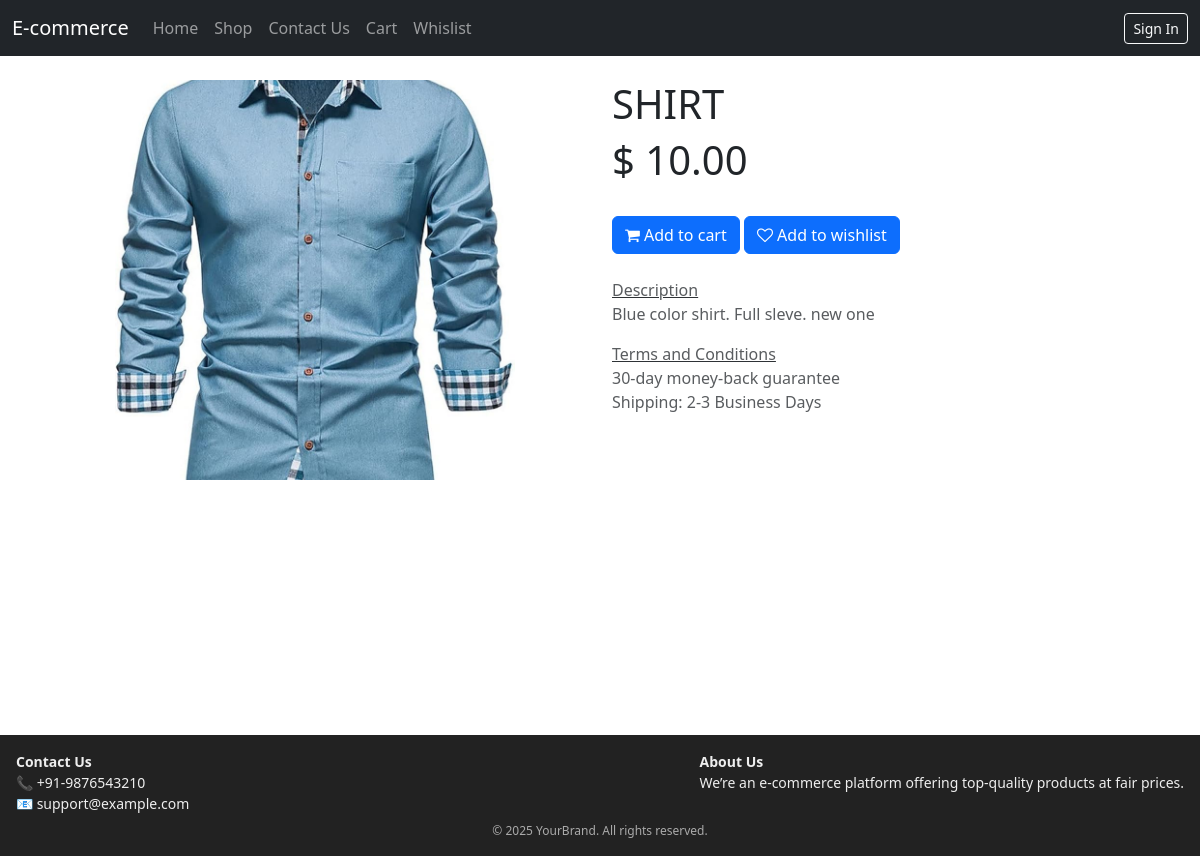
/shop/productDetail/1, run on an earlier commit of the app's database.
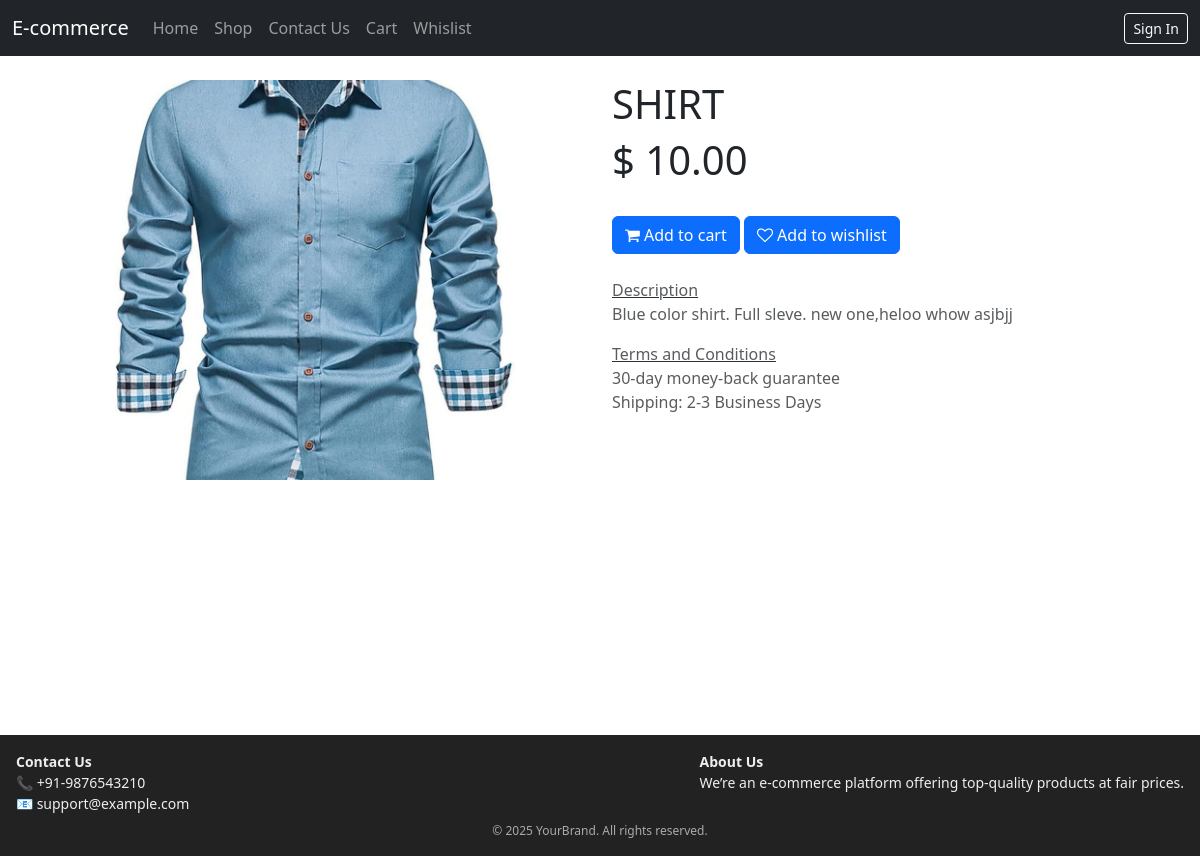
And on a later commit of the database.
### shop/models.py (models this page shows, shortened)
class Product(models.Model):
    name = models.CharField(max_length=20, blank=False, null=False)
    price = models.DecimalField(max_digits=10, decimal_places=2, blank=False, null=False, default = 10.00)
    product_image = models.ImageField(upload_to="shop/product", blank=False, null=False)
    category_id = models.ForeignKey(Category, on_delete=models.CASCADE, blank=False, null=False)
    create_date = models.DateTimeField("Create Date",auto_now_add=True)
    published = models.BooleanField(default=False)
    internal_ref = models.CharField(max_length=20, editable=False, unique=True)
    stock = models.IntegerField(default=0)
    description = models.TextField(blank=True, null=True)
    allow_out_of_stock = models.BooleanField(default=False)
    product_type = models.CharField(max_length=20, choices=[('storable', 'Storable'), ('consumable', 'Consumable')], default='storable')

### shop/views.py (the view)
# urls.py: path('productDetail/<int:pk>', views.productDetailView.as_view(), name='productDetail'),
class productDetailView(generic.DetailView):
    model = Product
    template_name = "shop/productDetail.html"

### shop/templates/shop/productDetail.html (shortened to what this page needs)
{% extends "shop/base.html" %}
{% block body %}
<div class="container">
    <div class="row" id="product_detail_main" data-image_width="50_pc" data-image_layout="carousel">
        <div class="col-lg-6 mt-lg-4 position-relative" data-image-amount="1">
            <div id="o-carousel-product" class="carousel slide position-sticky mb-3 overflow-hidden" style="top: 62.6px;">
                <div class="o_carousel_product_outer carousel-outer position-relative d-flex align-items-center w-100 overflow-hidden">
                    <div class="carousel-inner h-100">
                        <div class="carousel-item h-100 text-center active" style="min-height: 344.8px;">
                            <div class="position-relative d-inline-flex overflow-hidden m-auto w-100">
                                <div class="d-flex align-items-start justify-content-center w-100 oe_unmovable">
                                    <img src="{{ product.product_image.url }}"
                                        class="img img-fluid oe_unmovable product_detail_img"
                                        alt="{{ product.name }}"
                                        loading="lazy"
                                        style="height: 400px; width: 400px; object-fit: cover;">
                                </div>
                            </div>
                        </div>
                    </div>
                </div>
            </div>
        </div>
        <div id="product_details" class="col-lg-6 mt-md-4">
            <h1>{{ product.name|upper }}</h1>
            <h1>$ {{ product.price }}</h1>
            <br>
            <button type="button" role="button" id="add_to_cart" class="btn btn-primary">
                <i class="fa fa-shopping-cart"></i>
                Add to cart
            </button>
            <button type="button" role="button" id="add_to_wishlist" class="btn btn-primary">
                <i class="fa fa-heart-o"></i>
                Add to wishlist
            </button>
            <br><br>
            <div id="o_product_description" class="d-flex justify-content-between flex-column flex-md-row align-items-md-end gap-3 mb-3">
                <p class="text-muted mb-0">
                <a href="#" class="text-muted"><u>Description</u></a><br>
                {{ product.description }}</p>
            </div>
            <div id="o_product_terms_and_share" class="d-flex justify-content-between flex-column flex-md-row align-items-md-end gap-3 mb-3">
                <p class="text-muted mb-0">
                <a href="#" class="text-muted"><u>Terms and Conditions</u></a><br>
                30-day money-back guarantee<br>
                Shipping: 2-3 Business Days
                </p>
            </div>
        </div>
    </div>
</div>
{% endblock %}

What changed in the data, as far as the page shows it:
changed Product "SHIRT": description "Blue color shirt. Full sleve. new one" → "Blue color shirt. Full sleve. new one,heloo whow asjbjj"
